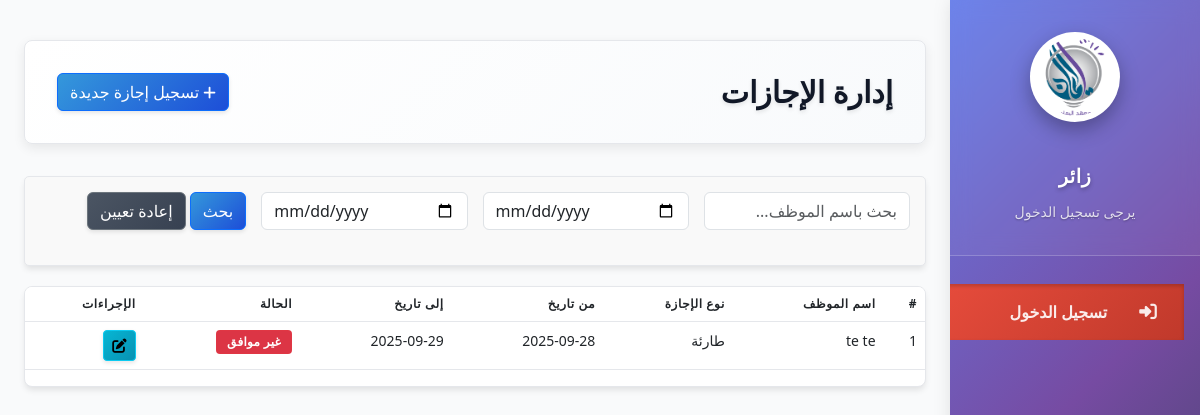
Screenshot of /employ/vacations/ with the database file from the repository.
### employ/models.py (models this page shows, shortened)
class Vacation(models.Model):
    VACATION_TYPES = [
        ('إدارية', 'إدارية'),
        ('مرضية', 'مرضية'),
        ('سنوية', 'سنوية'),
    ]
    STATUS_CHOICES = [
        ('معلقة', 'معلقة'),
        ('مقبولة', 'مقبولة'),
        ('مرفوضة', 'مرفوضة'),
    ]
    employee = models.ForeignKey(Employee, on_delete=models.CASCADE, related_name='vacations')
    vacation_type = models.CharField(max_length=20, choices=VACATION_TYPES, verbose_name='نوع الإجازة')
    reason = models.TextField(verbose_name='السبب')
    start_date = models.DateField(verbose_name='تاريخ البدء')
    end_date = models.DateField(verbose_name='تاريخ الانتهاء')
    submission_date = models.DateField(auto_now_add=True, verbose_name='تاريخ التقديم')
    is_replacement_secured = models.BooleanField(default=False, verbose_name='تم تأمين بديل')
    manager_opinion = models.TextField(blank=True, null=True, verbose_name='رأي الإدارة')
    general_manager_opinion = models.TextField(blank=True, null=True, verbose_name='رأي المدير العام')
    status = models.CharField(max_length=20, choices=STATUS_CHOICES, default='معلقة')
    created_at = models.DateTimeField(auto_now_add=True)
    updated_at = models.DateTimeField(auto_now=True)
    class Meta:
        verbose_name = 'إجازة'
        verbose_name_plural = 'إجازات'
        ordering = ['-created_at']

class Employee(models.Model):
    POSITION_CHOICES = [
        ('admin', 'إداري'),
        ('accountant', 'محاسب'),
        ('mentor', 'مرشد'),
        ('manager', 'مدير'),
        ('marketing', 'تسويق'),
        ('reception', 'استقبال'),
    ]
    user = models.OneToOneField(User, on_delete=models.CASCADE, related_name='employee')
    position = models.CharField(max_length=20, choices=POSITION_CHOICES)
    phone_number = models.CharField(max_length=20)
    hire_date = models.DateField(auto_now_add=True)
    salary = models.DecimalField(max_digits=10, decimal_places=2)
    last_salary_payment_date = models.DateField(
        null=True,
        blank=True,
        verbose_name='تاريخ آخر دفعة راتب'
    )

### employ/views.py (the view)
# urls.py: path('vacations/', views.VacationListView.as_view(), name='vacation_list'),
class VacationListView(ListView):
    model = Vacation
    template_name = 'employ/vacation_list.html'
    context_object_name = 'vacations'
    def get_queryset(self):
        queryset = Vacation.objects.select_related('employee__user').all()
        employee_name = self.request.GET.get('employee_name')
        start_date = self.request.GET.get('start_date')
        end_date = self.request.GET.get('end_date')
        if employee_name:
            queryset = queryset.filter(
                employee__user__first_name__icontains=employee_name
            ) | queryset.filter(
                employee__user__last_name__icontains=employee_name
            )
        if start_date:
            queryset = queryset.filter(start_date__gte=start_date)
        if end_date:
            queryset = queryset.filter(end_date__lte=end_date)
        return queryset.order_by('-start_date')

### employ/context_processors.py (called while the page is built, shortened)
def employee_data(request):
    return {}

### templates/employ/vacation_list.html (shortened to what this page needs)
{% extends "base.html" %}
{% load static %}
{% block content %}
<div class="module-header">
    <h2>إدارة الإجازات</h2>
    <a href="{% url 'employ:vacation_create' %}" class="btn btn-primary">
        <i class="fas fa-plus"></i> تسجيل إجازة جديدة
    </a>
</div>
<div class="filters">
    <form method="GET" action="{% url 'employ:vacation_list' %}">
        <div class="form-row">
            <div class="form-col">
                <input type="text" name="employee_name" class="form-control"
                       placeholder="بحث باسم الموظف..." value="{{ request.GET.employee_name }}">
            </div>
            <div class="form-col">
                <input type="date" name="start_date" class="form-control"
                       placeholder="من تاريخ" value="{{ request.GET.start_date }}">
            </div>
            <div class="form-col">
                <input type="date" name="end_date" class="form-control"
                       placeholder="إلى تاريخ" value="{{ request.GET.end_date }}">
            </div>
            <div class="form-col">
                <button type="submit" class="btn btn-primary">بحث</button>
                <a href="{% url 'employ:vacation_list' %}" class="btn btn-secondary">إعادة تعيين</a>
            </div>
        </div>
    </form>
</div>
<div class="table-container">
    <table class="table">
        <thead>
            <tr>
                <th>#</th>
                <th>اسم الموظف</th>
                <th>نوع الإجازة</th>
                <th>من تاريخ</th>
                <th>إلى تاريخ</th>
                <th>الحالة</th>
                <th>الإجراءات</th>
            </tr>
        </thead>
        <tbody>
            {% for vacation in vacations %}
            <tr>
                <td>{{ forloop.counter }}</td>
                <td>{{ vacation.employee.user.get_full_name }}</td>
                <td>{{ vacation.get_vacation_type_display }}</td>
                <td>{{ vacation.start_date|date:"Y-m-d" }}</td>
                <td>{{ vacation.end_date|date:"Y-m-d" }}</td>
                <td>
                    <span class="badge badge-{% if vacation.status == 'موافق' %}success{% elif vacation.status == 'غير موافق' %}danger{% else %}warning{% endif %}">
                        {{ vacation.get_status_display }}
                    </span>
                </td>
                <td>
                    <a href="{% url 'employ:vacation_update' vacation.id %}" class="btn btn-sm btn-info">
                        <i class="fas fa-edit"></i>
                    </a>
                </td>
            </tr>
            {% empty %}
            <tr>
                <td colspan="7" class="text-center">لا توجد إجازات مسجلة</td>
            </tr>
            {% endfor %}
        </tbody>
    </table>
</div>
{% endblock %}

### static/css/main.css (style rules this page uses)
:root { --primary-color: #3498db; --secondary-color: #2ecc71; --danger-color: #e74c3c; --warning-color: #f39c12; --info-color: #1abc9c; --dark-color: #4d6883; --light-color: #ecf0f1; --white: #ffffff; --black: #2c3e50; --gray: #95a5a6; --border-radius: 8px; --box-shadow: 0 2px 10px rgba(0, 0, 0, 0.1); --transition: all 0.3s ease; --sidebar-width: 250px; --sidebar-collapsed-width: 70px; --sidebar-transition: all 0.4s cubic-bezier(0.4, 0, 0.2, 1); }
* { margin: 0; padding: 0; box-sizing: border-box; }
html { scroll-behavior: smooth; }
body { font-family: 'Tajawal', sans-serif; background-image: url('../img/back.png'); color: var(--black); direction: rtl; line-height: 1.6; }
a { text-decoration: none; color: var(--primary-color); }
.btn { display: inline-flex; align-items: center; justify-content: center; padding: 0.5rem 1rem; border-radius: var(--border-radius); font-weight: 500; cursor: pointer; transition: var(--transition); border: none; font-size: 0.9rem; gap: 0.5rem; }
.btn i { font-size: 0.9rem; }
.btn-primary { background-color: var(--primary-color); color: var(--white); }
.btn-secondary { background-color: var(--secondary-color); color: var(--white); }
.btn-info { background-color: var(--info-color); color: var(--white); }
.module-header { display: flex; justify-content: space-between; align-items: center; margin-bottom: 1.5rem; padding: 1rem; background: var(--white); border-radius: var(--border-radius); box-shadow: var(--box-shadow); }
.module-header h2 { color: var(--dark-color); margin: 0; }
.table-container { background-color: var(--white); border-radius: var(--border-radius); box-shadow: var(--box-shadow); overflow-x: auto; margin-bottom: 2rem; }
.table { width: 100%; border-collapse: collapse; }
.table th, .table td { padding: 0.8rem 1rem; text-align: right; }
.table th { background-color: #f8f9fa; font-weight: 700; color: var(--dark-color); border-bottom: 2px solid #eee; }
.table td { border-bottom: 1px solid #eee; }
.form-row { display: flex; gap: 1rem; margin-bottom: 1rem; }
.form-col { flex: 1; }
.form-control { width: 100%; padding: 0.8rem; border: 1px solid #ddd; border-radius: var(--border-radius); font-family: inherit; transition: var(--transition); }
.filters { background-color: var(--white); padding: 1rem; border-radius: var(--border-radius); box-shadow: var(--box-shadow); margin-bottom: 1.5rem; }
.badge { display: inline-block; padding: 0.25em 0.4em; font-size: 75%; font-weight: 700; line-height: 1; text-align: center; white-space: nowrap; vertical-align: baseline; border-radius: 0.25rem; }

### templates/employ/vacation_list.html (style rules this page uses)
.filters { margin-bottom: 20px; padding: 15px; background: #f9f9f9; border-radius: 5px; }
.form-row { display: flex; flex-wrap: wrap; gap: 15px; align-items: end; }
.form-col { flex: 1; min-width: 200px; }
.badge { padding: 5px 10px; border-radius: 4px; font-size: 12px; }
.badge-danger { background: #dc3545; color: white; }

### rows the page displays
Vacation: employee.user.get_full_name "te te", vacation_type "طارئة", start_date "2025-09-28", end_date "2025-09-29", status "غير موافق"
